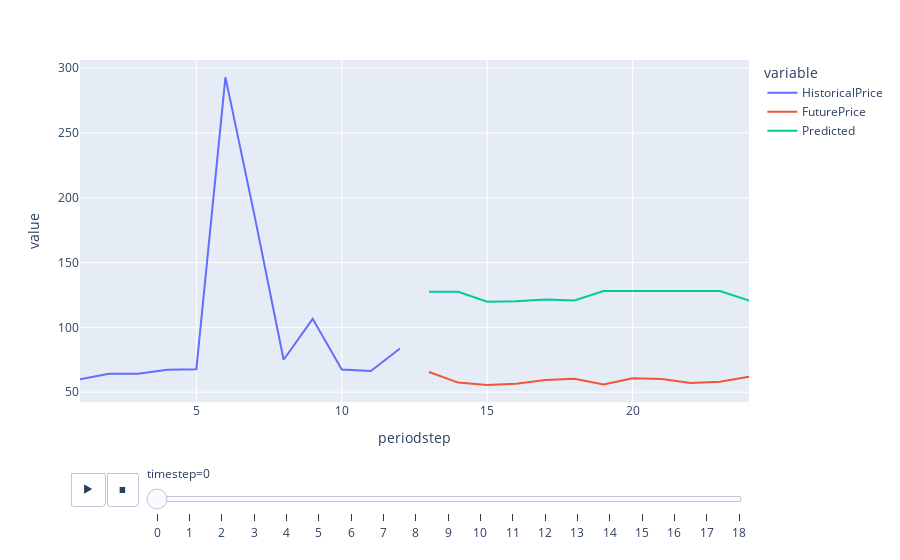

The notebook cell saved with this chart:
### Code cell
import plotly.express as px
fig = px.line(ddf, x="periodstep", y=["HistoricalPrice", "FuturePrice", "Predicted"], animation_frame="timestep")
fig.show()

### Figure 1 — Plotly figure (JSON) as saved in the notebook; plotly's stock layout.template omitted (floating-point values rounded to 4 significant figures)
{"data": [{"hovertemplate": "variable=HistoricalPrice<br>timestep=0<br>periodstep=%{x}<br>value=%{y}<extra></extra>", "legendgroup": "HistoricalPrice", "line": {"color": "#636efa", "dash": "solid"}, "marker": {"symbol": "circle"}, "mode": "lines", "name": "HistoricalPrice", "orientation": "v", "showlegend": true, "type": "scatter", "x": [1, 2, 3, 4, 5, 6, 7, 8, 9, 10, 11, 12, 13, 14, 15, 16, 17, 18, 19, 20, 21, 22, 23, 24], "xaxis": "x", "y": [59.91, 64.2, 64.15, 67.2, 67.58, 293.1, 186.2, 75, 106.6, 67.44, 66.31, 83.71, null, null, null, null, null, null, null, null, null, null, null, null], "yaxis": "y"}, {"hovertemplate": "variable=FuturePrice<br>timestep=0<br>periodstep=%{x}<br>value=%{y}<extra></extra>", "legendgroup": "FuturePrice", "line": {"color": "#EF553B", "dash": "solid"}, "marker": {"symbol": "circle"}, "mode": "lines", "name": "FuturePrice", "orientation": "v", "showlegend": true, "type": "scatter", "x": [1, 2, 3, 4, 5, 6, 7, 8, 9, 10, 11, 12, 13, 14, 15, 16, 17, 18, 19, 20, 21, 22, 23, 24], "xaxis": "x", "y": [null, null, null, null, null, null, null, null, null, null, null, null, 65.51, 57.34, 55.57, 56.42, 59.36, 60.26, 55.97, 60.71, 60.15, 57.11, 58.05, 61.79], "yaxis": "y"}, {"hovertemplate": "variable=Predicted<br>timestep=0<br>periodstep=%{x}<br>value=%{y}<extra></extra>", "legendgroup": "Predicted", "line": {"color": "#00cc96", "dash": "solid"}, "marker": {"symbol": "circle"}, "mode": "lines", "name": "Predicted", "orientation": "v", "showlegend": true, "type": "scatter", "x": [1, 2, 3, 4, 5, 6, 7, 8, 9, 10, 11, 12, 13, 14, 15, 16, 17, 18, 19, 20, 21, 22, 23, 24], "xaxis": "x", "y": [null, null, null, null, null, null, null, null, null, null, null, null, 127.5, 127.4, 119.7, 120.2, 121.5, 120.8, 128.0, 128.0, 128.1, 128.1, 128.1, 120.7], "yaxis": "y"}], "layout": {"legend": {"title": {"text": "variable"}, "tracegroupgap": 0}, "margin": {"t": 60}, "sliders": [{"active": 0, "currentvalue": {"prefix": "timestep="}, "len": 0.9, "pad": {"b": 10, "t": 60}, "steps": [{"args": [["0"], {"frame": {"duration": 0, "redraw": false}, "fromcurrent": true, "mode": "immediate", "transition": {"duration": 0, "easing": "linear"}}], "label": "0", "method": "animate"}, {"args": [["1"], {"frame": {"duration": 0, "redraw": false}, "fromcurrent": true, "mode": "immediate", "transition": {"duration": 0, "easing": "linear"}}], "label": "1", "method": "animate"}, {"args": [["2"], {"frame": {"duration": 0, "redraw": false}, "fromcurrent": true, "mode": "immediate", "transition": {"duration": 0, "easing": "linear"}}], "label": "2", "method": "animate"}, {"args": [["3"], {"frame": {"duration": 0, "redraw": false}, "fromcurrent": true, "mode": "immediate", "transition": {"duration": 0, "easing": "linear"}}], "label": "3", "method": "animate"}, {"args": [["4"], {"frame": {"duration": 0, "redraw": false}, "fromcurrent": true, "mode": "immediate", "transition": {"duration": 0, "easing": "linear"}}], "label": "4", "method": "animate"}, {"args": [["5"], {"frame": {"duration": 0, "redraw": false}, "fromcurrent": true, "mode": "immediate", "transition": {"duration": 0, "easing": "linear"}}], "label": "5", "method": "animate"}, {"args": [["6"], {"frame": {"duration": 0, "redraw": false}, "fromcurrent": true, "mode": "immediate", "transition": {"duration": 0, "easing": "linear"}}], "label": "6", "method": "animate"}, {"args": [["7"], {"frame": {"duration": 0, "redraw": false}, "fromcurrent": true, "mode": "immediate", "transition": {"duration": 0, "easing": "linear"}}], "label": "7", "method": "animate"}, {"args": [["8"], {"frame": {"duration": 0, "redraw": false}, "fromcurrent": true, "mode": "immediate", "transition": {"duration": 0, "easing": "linear"}}], "label": "8", "method": "animate"}, {"args": [["9"], {"frame": {"duration": 0, "redraw": false}, "fromcurrent": true, "mode": "immediate", "transition": {"duration": 0, "easing": "linear"}}], "label": "9", "method": "animate"}, {"args": [["10"], {"frame": {"duration": 0, "redraw": false}, "fromcurrent": true, "mode": "immediate", "transition": {"duration": 0, "easing": "linear"}}], "label": "10", "method": "animate"}, {"args": [["11"], {"frame": {"duration": 0, "redraw": false}, "fromcurrent": true, "mode": "immediate", "transition": {"duration": 0, "easing": "linear"}}], "label": "11", "method": "animate"}, {"args": [["12"], {"frame": {"duration": 0, "redraw": false}, "fromcurrent": true, "mode": "immediate", "transition": {"duration": 0, "easing": "linear"}}], "label": "12", "method": "animate"}, {"args": [["13"], {"frame": {"duration": 0, "redraw": false}, "fromcurrent": true, "mode": "immediate", "transition": {"duration": 0, "easing": "linear"}}], "label": "13", "method": "animate"}, {"args": [["14"], {"frame": {"duration": 0, "redraw": false}, "fromcurrent": true, "mode": "immediate", "transition": {"duration": 0, "easing": "linear"}}], "label": "14", "method": "animate"}, {"args": [["15"], {"frame": {"duration": 0, "redraw": false}, "fromcurrent": true, "mode": "immediate", "transition": {"duration": 0, "easing": "linear"}}], "label": "15", "method": "animate"}, {"args": [["16"], {"frame": {"duration": 0, "redraw": false}, "fromcurrent": true, "mode": "immediate", "transition": {"duration": 0, "easing": "linear"}}], "label": "16", "method": "animate"}, {"args": [["17"], {"frame": {"duration": 0, "redraw": false}, "fromcurrent": true, "mode": "immediate", "transition": {"duration": 0, "easing": "linear"}}], "label": "17", "method": "animate"}, {"args": [["18"], {"frame": {"duration": 0, "redraw": false}, "fromcurrent": true, "mode": "immediate", "transition": {"duration": 0, "easing": "linear"}}], "label": "18", "method": "animate"}], "x": 0.1, "xanchor": "left", "y": 0, "yanchor": "top"}], "updatemenus": [{"buttons": [{"args": [null, {"frame": {"duration": 500, "redraw": false}, "fromcurrent": true, "mode": "immediate", "transition": {"duration": 500, "easing": "linear"}}], "label": "&#9654;", "method": "animate"}, {"args": [[null], {"frame": {"duration": 0, "redraw": false}, "fromcurrent": true, "mode": "immediate", "transition": {"duration": 0, "easing": "linear"}}], "label": "&#9724;", "method": "animate"}], "direction": "left", "pad": {"r": 10, "t": 70}, "showactive": false, "type": "buttons", "x": 0.1, "xanchor": "right", "y": 0, "yanchor": "top"}], "xaxis": {"anchor": "y", "domain": [0, 1], "title": {"text": "periodstep"}}, "yaxis": {"anchor": "x", "domain": [0, 1], "title": {"text": "value"}}}}
